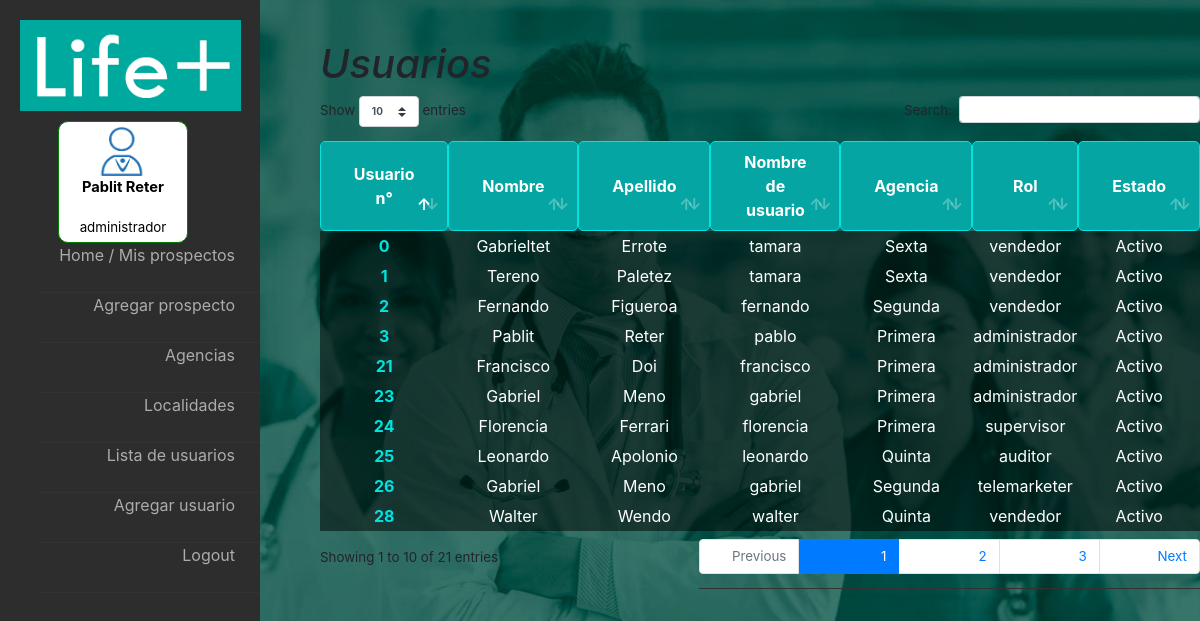
The app's page /controllers/verusuarios.php (signed in) with its own data.
### tables this page shows
CREATE TABLE `usuarios` (
  `id_usuario` int(5) NOT NULL,
  `id_rol` int(5) NOT NULL,
  `id_agencia` int(5) DEFAULT NULL,
  `id_legajo` int(5) NOT NULL,
  `password` varchar(50) NOT NULL,
  `estado` int(1) NOT NULL,
  `nombre_usuario` varchar(20) NOT NULL
);

CREATE TABLE `legajos` (
  `id_legajo` int(5) NOT NULL,
  `nombre` varchar(50) NOT NULL,
  `apellido` varchar(50) NOT NULL,
  `email` varchar(50) NOT NULL,
  `dni` int(8) NOT NULL,
  `telefono` int(10) NOT NULL
);

CREATE TABLE `agencias` (
  `id_agencia` int(5) NOT NULL,
  `nombre` varchar(50) NOT NULL,
  `habilitada` int(1) NOT NULL
);

CREATE TABLE `roles` (
  `id_rol` int(5) NOT NULL,
  `nombre` varchar(50) NOT NULL
);

CREATE TABLE `estados` (
  `id_estado` int(5) NOT NULL,
  `nombre` varchar(50) NOT NULL
);

### fw/View.php (called while the page is built)
<?php
abstract class View {
	public function render() {
		include '../html/'.get_class($this).'.php';
	}
}

### controllers/verusuarios.php (called while the page is built, shortened)
<?php
require '../views/ListaUsuarios.php';
$u = new Usuarios;
$todos = $u->getTodos();
$v = new ListaUsuarios;
$v->usuarios = $todos;
$v->render();

### fw/Database.php (called while the page is built, shortened)
<?php
class Database {
	private $res;
	private $cn = false;
	private static $instance = false;
	public static function getInstance() {
		if(! self::$instance) self::$instance = new Database;
		return self::$instance;
	}
	private function connectIfNotConnected() {
		if(!$this->cn)
		$this->cn = mysqli_connect("localhost","root","","life_plus");
	}
	public function query($q) {
		$this->res = mysqli_query($this->cn,$q);
	}
	public function fetch() {
		return mysqli_fetch_assoc($this->res);
	}
	public function fetchAll() {
		$aux = array();
		while($fila = $this->fetch()) $aux[] = $fila;
		return $aux;
	}
}

### fw/Model.php (called while the page is built, shortened)
<?php
abstract class Model {
	public function __construct() {
		$this->db = Database::getInstance();
	}
}

### models/Usuarios.php (called while the page is built, shortened)
<?php
class Usuarios extends Model {
	public function getTodos() {
		$this->db->query("SELECT u.id_usuario as id_usuario, l.nombre as nombre, l.apellido as apellido, l.email as email, l.dni as dni, l.telefono as telefono, u.nombre_usuario as nombre_usuario, u.password as password, r.nombre as rol, a.nombre as agencia, e.nombre as estado
						FROM usuarios as u
						LEFT JOIN legajos as l ON u.id_legajo = l.id_legajo
						LEFT JOIN roles as r ON u.id_rol = r.id_rol
						LEFT JOIN agencias as a ON u.id_agencia = a.id_agencia
						LEFT JOIN estados as e ON u.estado = e.id_estado
						WHERE u.estado = 1
						ORDER BY u.id_usuario");
		return $this->db->fetchAll();
	}
}

### html/ListaUsuarios.php (the view)
<?php
	if($_SESSION['id_rol'] != 1)
		include("../html/LeftMenuBase.php");
	else
		include("../html/LeftMenuAdmin.php");
 ?>
		<div id="tabla" >
			<h1>Usuarios</h1>
			<table id="table_id" class="display" cellpadding="0" cellspacing="0">
				<thead id="cabecera_tabla">
					<th>Usuario n°</th>
					<th>Nombre</th>
					<th>Apellido</th>
					<th>Nombre de usuario</th>
					<th>Agencia</th>
					<th>Rol</th>
					<th>Estado</th>
				</thead>
				<tbody>
					<?php foreach($this->usuarios as $u){ ?>
					<tr>
					<td> <a href=<?="../controllers/editarusuario.php?id_usu=".$u['id_usuario']?>><?=$u['id_usuario']?></a></td>
					<td><?= $u['nombre'] ?></td>
					<td><?= $u['apellido'] ?></td>
					<td><?= $u['nombre_usuario'] ?></td>
					<td><?= $u['agencia'] ?></td>
					<td><?= $u['rol'] ?></td>
					<td><?= $u['estado'] ?></td>
					</tr>
					<?php } ?>
				</tbody>
			</table>
		</div>
	</div>
</body>
</html>

### css/stylehome.css (style rules this page uses)
h1 { font-style: normal; font-style: oblique; color:white; }
th { color: white; }
td a { color: #00E3E0; font-weight: bold; text-decoration-line: none; }
body { object-position: : center; font-family: arial; background: url("fondo.jpg") no-repeat center; background-attachment: fixed; background-size: cover; height: 100vh; }
#tabla { margin-left: 320px; margin-top: 40px; font-size: 10pt; }
#tabla th { width: 181px; color:white; background: #04A5A3; padding: 8px 2rem; border: 1px solid #00E3E0; transition: 0.2s; font-size: 16px; border-radius: 5px; }
#tabla tr { text-align: center; width: 100px; height: 30px; color:lightgrey; background: rgba(0, 0, 0, .5); padding: 8px 2rem; transition: 0.2s; font-size: 16px; }
td { color: white; box-sizing: border-box; border-color: aqua; text-align: center; }

### records on screen
usuarios: id_usuario "0", id_legajo.nombre "Gabrieltet", id_legajo.apellido "Errote", nombre_usuario "tamara", id_agencia.nombre "Sexta", id_rol.nombre "vendedor", estados.nombre "Activo"
usuarios: id_usuario "1", id_legajo.nombre "Tereno", id_legajo.apellido "Paletez", nombre_usuario "tamara", id_agencia.nombre "Sexta", id_rol.nombre "vendedor", estados.nombre "Activo"
usuarios: id_usuario "2", id_legajo.nombre "Fernando", id_legajo.apellido "Figueroa", nombre_usuario "fernando", id_agencia.nombre "Segunda", id_rol.nombre "vendedor", estados.nombre "Activo"
usuarios: id_usuario "3", id_legajo.nombre "Pablit", id_legajo.apellido "Reter", nombre_usuario "pablo", id_agencia.nombre "Primera", id_rol.nombre "administrador", estados.nombre "Activo"
usuarios: id_usuario "21", id_legajo.nombre "Francisco", id_legajo.apellido "Doi", nombre_usuario "francisco", id_agencia.nombre "Primera", id_rol.nombre "administrador", estados.nombre "Activo"
usuarios: id_usuario "23", id_legajo.nombre "Gabriel", id_legajo.apellido "Meno", nombre_usuario "gabriel", id_agencia.nombre "Primera", id_rol.nombre "administrador", estados.nombre "Activo"
usuarios: id_usuario "24", id_legajo.nombre "Florencia", id_legajo.apellido "Ferrari", nombre_usuario "florencia", id_agencia.nombre "Primera", id_rol.nombre "supervisor", estados.nombre "Activo"
usuarios: id_usuario "25", id_legajo.nombre "Leonardo", id_legajo.apellido "Apolonio", nombre_usuario "leonardo", id_agencia.nombre "Quinta", id_rol.nombre "auditor", estados.nombre "Activo"
usuarios: id_usuario "26", id_legajo.nombre "Gabriel", id_legajo.apellido "Meno", nombre_usuario "gabriel", id_agencia.nombre "Segunda", id_rol.nombre "telemarketer", estados.nombre "Activo"
usuarios: id_usuario "28", id_legajo.nombre "Walter", id_legajo.apellido "Wendo", nombre_usuario "walter", id_agencia.nombre "Quinta", id_rol.nombre "vendedor", estados.nombre "Activo"

### other values on screen
$_SESSION['nombre_legajo'] "Pablit"
$_SESSION['apellido_legajo'] "Reter"
$_SESSION['nombre_rol'] "administrador"
